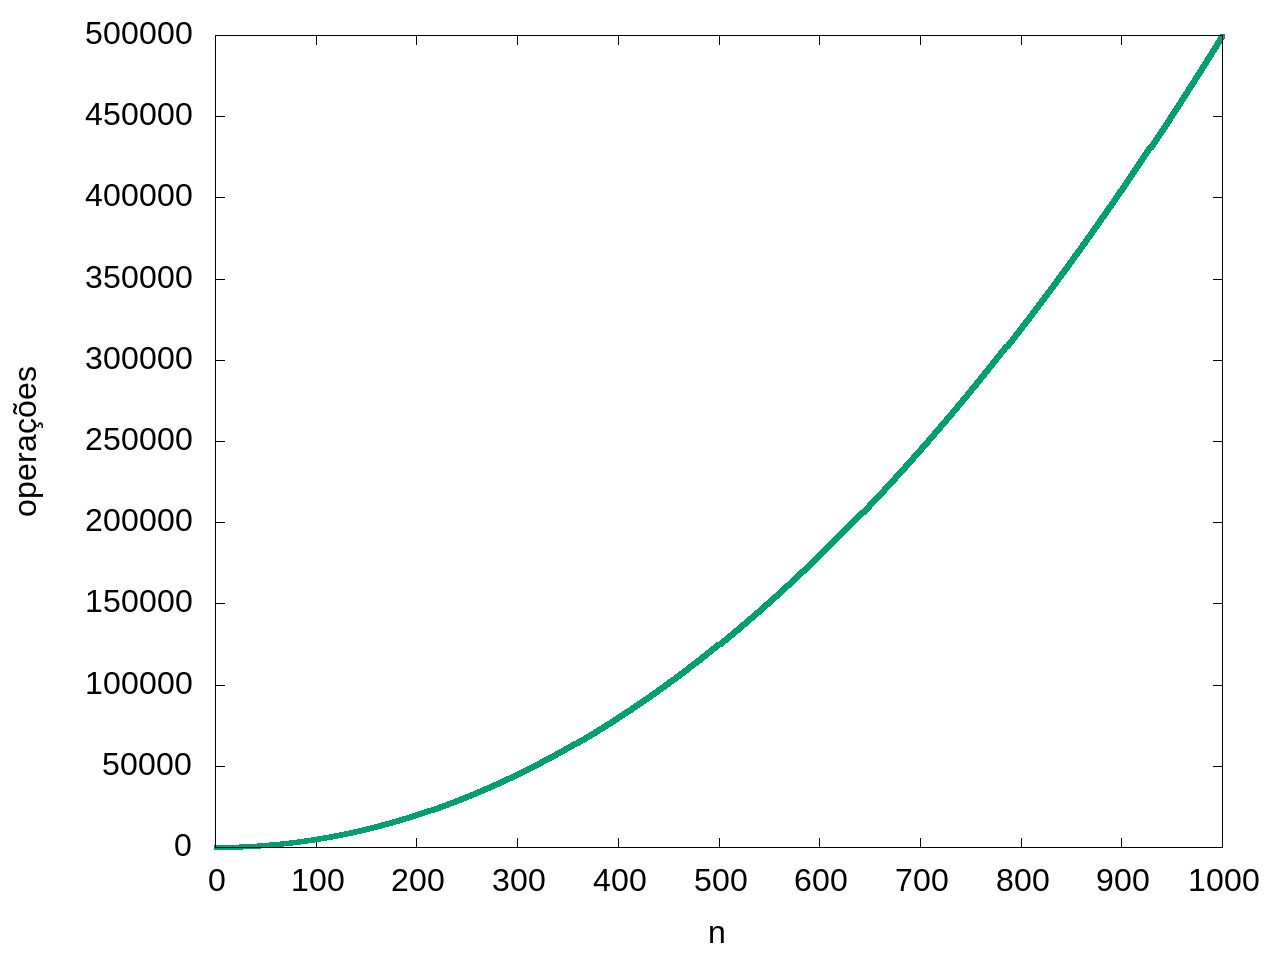

Here is the gnuplot script that generated this plot:
set terminal jpeg enhanced size 1280,960 font "arial,24.0"
set output "contagem08.jpg"
set xlabel "n"
set ylabel "operações" 
plot "contagem08.txt" with lines lw 5 lt 2 notitle
